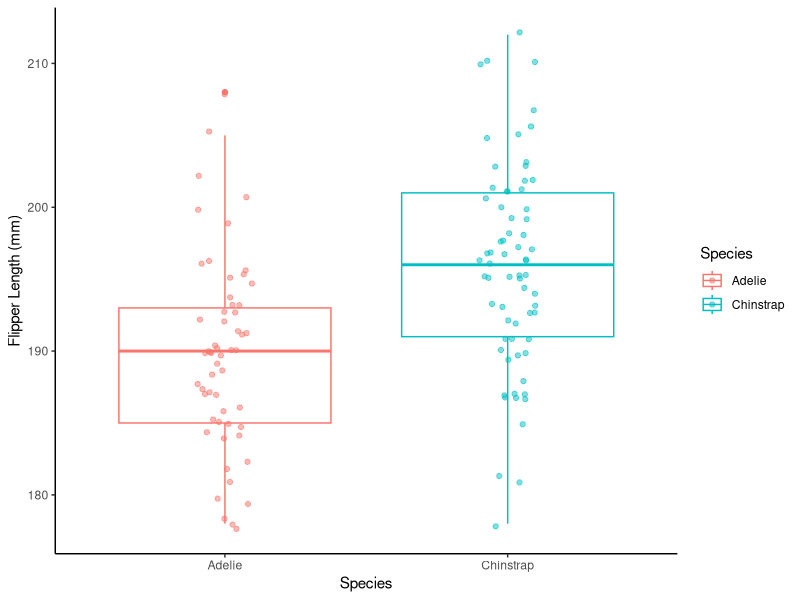
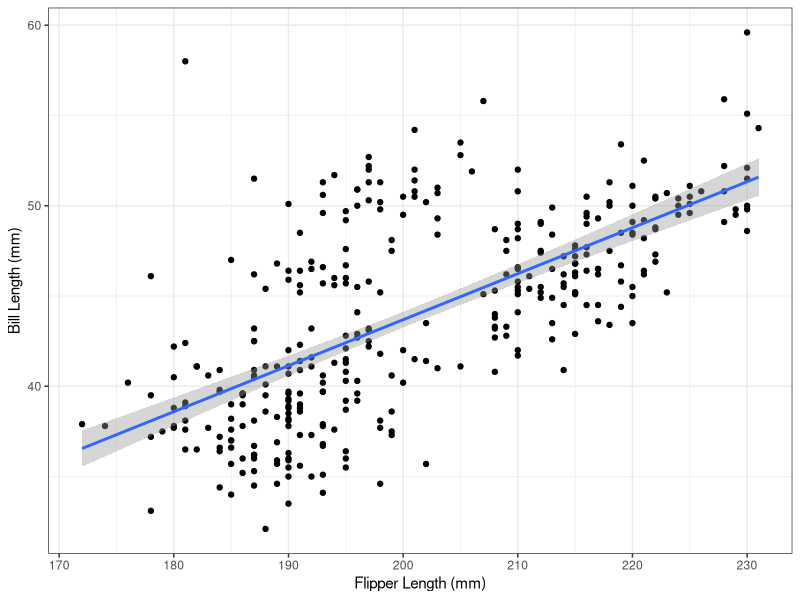
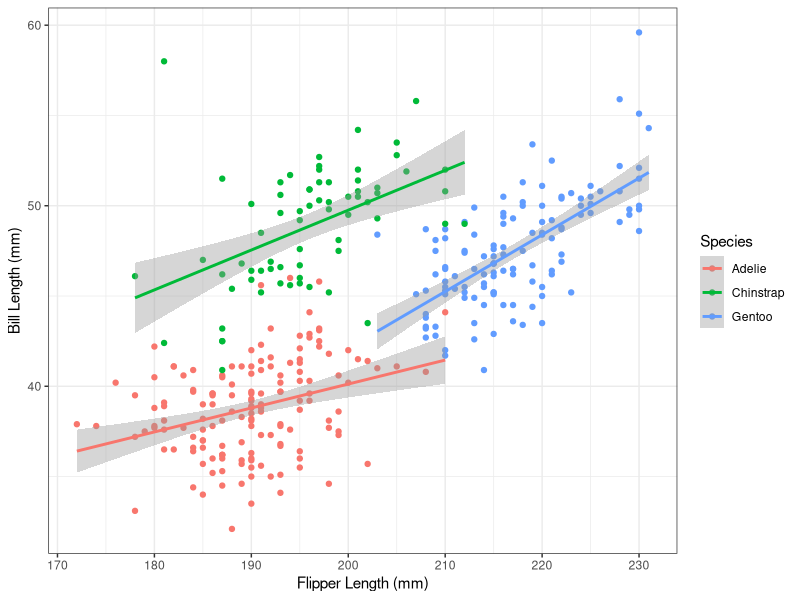
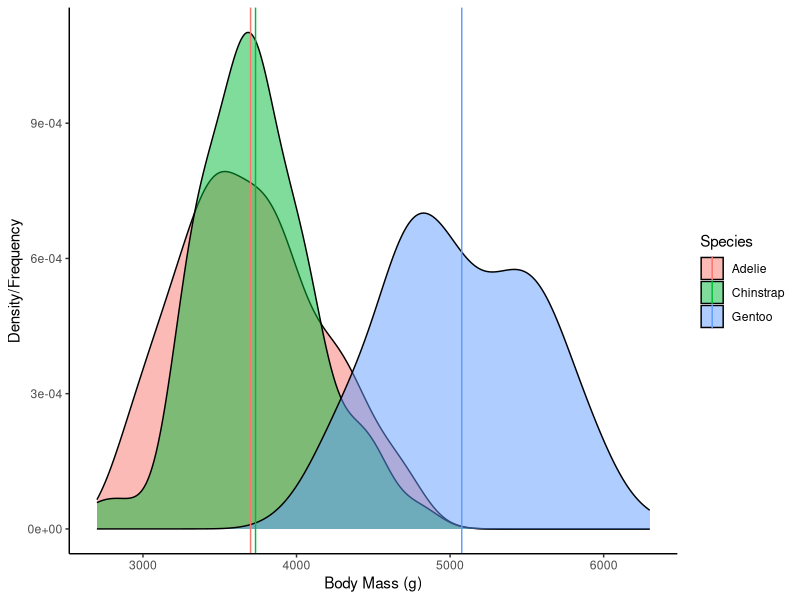

Reproduce these figures in R, in order.
## ---- chunk 1
knitr::opts_chunk$set(echo = TRUE)
## ---- chunk 2
library(tidyverse)
library(palmerpenguins)
## ---- chunk 3
penguins <- penguins
## ---- chunk 4
dream <- penguins %>% 
  filter(island == "Dream")
## ---- chunk 5
dream %>% 
  group_by(species) %>% 
  summarise(min_flipper = min(flipper_length_mm, na.rm = TRUE),
            max_flipper = max(flipper_length_mm, na.rm = TRUE),
            mean_flipper = mean(flipper_length_mm, na.rm = TRUE))
## ---- chunk 6
# boxplot, multiple histogram, or multiple density plot are all acceptable

ggplot(dream, aes(x = species, y = flipper_length_mm, color = species)) +
  geom_boxplot() +
  geom_jitter(width = 0.1, alpha = 0.5) +
  labs(x = "Species",
       y = "Flipper Length (mm)",
       color = "Species") +
  theme_classic()
## ---- chunk 7
t.test(data = dream, flipper_length_mm ~ species)
## ---- chunk 8
# no need, only 1 pair compared
## ---- chunk 9
bill_flipper <- penguins %>% 
  summarise(mean_bill = mean(bill_length_mm, na.rm = TRUE),
            sd_bill = sd(bill_length_mm, na.rm = TRUE),
            mean_flipper = mean(flipper_length_mm, na.rm = TRUE),
            sd_flipper = sd(flipper_length_mm, na.rm = TRUE))
bill_flipper
## ---- chunk 10
ggplot(penguins, aes(flipper_length_mm, bill_length_mm)) +
  geom_point() +
  geom_smooth(method = "lm") +
    labs(x = "Flipper Length (mm)",
         y = "Bill Length (mm)") +
  theme_bw()
## ---- chunk 11
penguins_noNA <- penguins %>% 
  filter(!is.na(bill_length_mm),
         !is.na(flipper_length_mm))
## ---- chunk 12
r <- cor(x = penguins_noNA$flipper_length_mm, y = penguins_noNA$bill_length_mm)
r

r^2 * 100
## ---- chunk 13
lm_model <- lm(data = penguins_noNA, bill_length_mm ~ flipper_length_mm)
summary(lm_model)
## ---- chunk 14
# no pairs to compare
## ---- chunk 15
ggplot(penguins, aes(flipper_length_mm, bill_length_mm, color = species)) +
  geom_point() +
  geom_smooth(method = "lm") +
  labs(x = "Flipper Length (mm)",
       y = "Bill Length (mm)", 
       color = "Species") +
  theme_bw()
## ---- chunk 16
mlm_model <- lm(data = penguins_noNA, bill_length_mm ~ flipper_length_mm * species)
summary(mlm_model)
## ---- chunk 17
body_mass <- penguins %>% 
  group_by(species) %>% 
  summarise(min_mass = min(body_mass_g, na.rm = TRUE),
            max_mass = max(body_mass_g, na.rm = TRUE),
            mean_mass = mean(body_mass_g, na.rm = TRUE))
body_mass
## ---- chunk 18
g_to_kg <- function(g){
  kg <- g / 1000
  print(kg)
}
## ---- chunk 19
body_mass %>% 
  mutate(min_mass = g_to_kg(min_mass),
         max_mass = g_to_kg(max_mass),
         mean_mass = g_to_kg(mean_mass))
## ---- chunk 20
ggplot(penguins, aes(x = body_mass_g, fill = species)) +
  geom_density(alpha = 0.5) +
  geom_vline(data = body_mass, aes(xintercept = mean_mass, color = species)) +
  labs(x = "Body Mass (g)",
       y = "Density/Frequency",
       fill = "Species",
       color = "Species") +
  theme_classic()
## ---- chunk 21
aov_mod <- aov(data = penguins, body_mass_g ~ species)
summary(aov_mod)
## ---- chunk 22
TukeyHSD(aov_mod)
